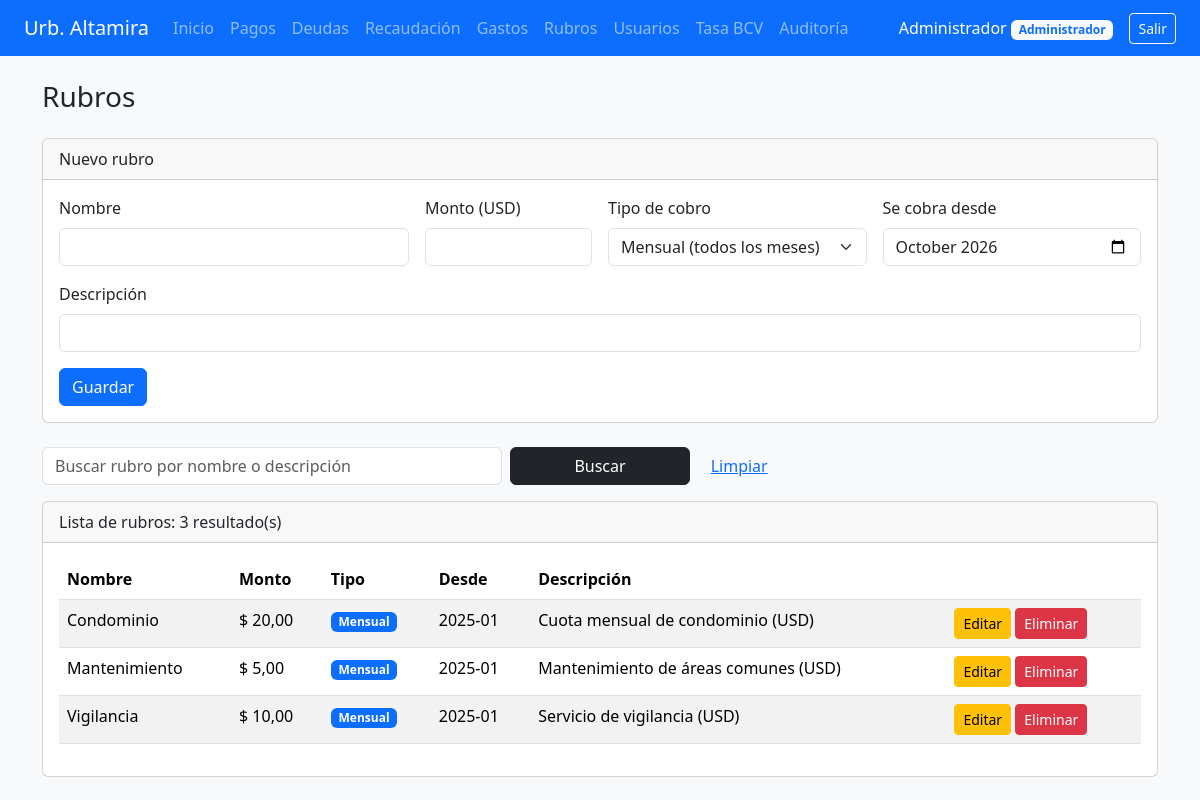
The app's page /index.php?c=rubros (signed in) with its own data.
### tables this page shows
CREATE TABLE rubro (
    id_rubro INT AUTO_INCREMENT PRIMARY KEY,
    nombre VARCHAR(100) NOT NULL,
    monto_base DECIMAL(12,2) NOT NULL,      
    mensual TINYINT(1) NOT NULL DEFAULT 1,  
    cobrar_desde CHAR(7) NOT NULL,          
    descripcion VARCHAR(255),
    fecha_creacion DATETIME DEFAULT CURRENT_TIMESTAMP
);

### controllers/Controller.php (called while the page is built, shortened)
<?php
class Controller
{
    protected function vista($nombre, $datos = [])
    {
        extract($datos);
        require "views/layout/header.php";
        require "views/$nombre.php";
        require "views/layout/footer.php";
    }
}
function esAdmin()
{
    return isset($_SESSION['id_rol']) && $_SESSION['id_rol'] == 1;
}

### controllers/RubrosController.php (called while the page is built, shortened)
<?php
class RubrosController extends Controller
{
    public function index()
    {
        $buscar = trim($_GET['buscar'] ?? '');
        $this->vista("rubros/index", [
            'rubros' => Rubro::todos($buscar),
            'buscar' => $buscar,
            'editar' => isset($_GET['editar']) ? Rubro::buscar($_GET['editar']) : null,
        ]);
    }
}

### index.php (called while the page is built, shortened)
<?php
require_once "controllers/Controller.php";
$a = $_GET['a'] ?? 'index';
$controlador = new $nombreControlador();
$controlador->$a();

### models/Rubro.php (called while the page is built, shortened)
<?php
class Rubro
{
    public static function todos($buscar = "")
    {
        if ($buscar == "") {
            return Conexion::conectar()->query("SELECT * FROM rubro ORDER BY nombre")->fetchAll();
        }
        $stmt = Conexion::conectar()->prepare("SELECT * FROM rubro WHERE nombre LIKE ? OR descripcion LIKE ? ORDER BY nombre");
        $stmt->execute(["%$buscar%", "%$buscar%"]);
        return $stmt->fetchAll();
    }
}

### views/rubros/index.php (the view, shortened to what this page needs)
<h3 class="mb-4">Rubros</h3>
<div class="card mb-4 <?= $editar ? 'border-warning' : '' ?>">
    <div class="card-header"><?= $editar ? "Editar rubro: " . htmlspecialchars($editar['nombre']) : "Nuevo rubro" ?></div>
    <div class="card-body">
        <form method="POST" action="index.php?c=rubros&a=<?= $editar ? 'actualizar' : 'guardar' ?>" class="row g-3">
            <div class="col-md-4">
                <label class="form-label">Nombre</label>
                <input type="text" name="nombre" class="form-control" value="<?= htmlspecialchars($editar['nombre'] ?? '') ?>" required>
            </div>
            <div class="col-md-2">
                <label class="form-label">Monto (USD)</label>
                <input type="number" step="0.01" min="0.01" name="monto_base" class="form-control" value="<?= $editar['monto_base'] ?? '' ?>" required>
            </div>
            <div class="col-md-3">
                <label class="form-label">Tipo de cobro</label>
                <select name="mensual" class="form-select">
                    <option value="1">Mensual (todos los meses)</option>
                </select>
            </div>
            <div class="col-md-3">
                <label class="form-label">Se cobra desde</label>
                <input type="month" name="cobrar_desde" class="form-control" value="<?= $editar['cobrar_desde'] ?? date('Y-m') ?>" required>
            </div>
            <div class="col-md-12">
                <label class="form-label">Descripción</label>
                <input type="text" name="descripcion" class="form-control" value="<?= htmlspecialchars($editar['descripcion'] ?? '') ?>">
            </div>
            <div class="col-12">
                <?php if ($editar) { ?>
                    <button class="btn btn-warning">Guardar cambios</button>
                    <a href="index.php?c=rubros" class="btn btn-secondary">Cancelar</a>
                <?php } else { ?>
                    <button class="btn btn-primary">Guardar</button>
                <?php } ?>
            </div>
        </form>
    </div>
</div>
<form method="GET" action="index.php" class="row g-2 mb-3">
    <div class="col-md-5">
        <input type="text" name="buscar" class="form-control" placeholder="Buscar rubro por nombre o descripción" value="<?= htmlspecialchars($buscar) ?>">
    </div>
    <div class="col-md-2"><button class="btn btn-dark w-100">Buscar</button></div>
    <div class="col-md-2"><a href="index.php?c=rubros" class="btn btn-link">Limpiar</a></div>
</form>
<div class="card">
    <div class="card-header">Lista de rubros: <?= count($rubros) ?> resultado(s)</div>
    <div class="card-body table-responsive">
        <table class="table table-striped">
            <thead><tr><th>Nombre</th><th>Monto</th><th>Tipo</th><th>Desde</th><th>Descripción</th><th></th></tr></thead>
            <tbody>
            <?php foreach ($rubros as $r) { ?>
                <tr>
                    <td><?= htmlspecialchars($r['nombre']) ?></td>
                    <td>$ <?= number_format($r['monto_base'], 2, ',', '.') ?></td>
                    <td><?= $r['mensual'] ? '<span class="badge bg-primary">Mensual</span>' : '<span class="badge bg-secondary">Único</span>' ?></td>
                    <td><?= $r['cobrar_desde'] ?></td>
                    <td><?= htmlspecialchars($r['descripcion'] ?? '') ?></td>
                    <td class="text-nowrap">
                        <a href="index.php?c=rubros&editar=<?= $r['id_rubro'] ?>" class="btn btn-sm btn-warning">Editar</a>
                        <a href="index.php?c=rubros&a=eliminar&id=<?= $r['id_rubro'] ?>" class="btn btn-sm btn-danger"
                           onclick="return confirm('¿Eliminar este rubro?')">Eliminar</a>
                    </td>
                </tr>
            <?php } ?>
            </tbody>
        </table>
    </div>
</div>

### views/layout/header.php (shortened to what this page needs)
<!DOCTYPE html>
<html lang="es">
<head>
    <link href="assets/css/bootstrap.min.css" rel="stylesheet">
</head>
<body class="bg-light">
<nav class="navbar navbar-expand-xl navbar-dark bg-primary mb-4">
    <div class="container-fluid px-4">
        <a class="navbar-brand" href="index.php">Urb. Altamira</a>
        <div class="collapse navbar-collapse" id="menu">
            <ul class="navbar-nav me-auto">
                <li class="nav-item"><a class="nav-link text-nowrap" href="index.php?c=inicio">Inicio</a></li>
                <li class="nav-item"><a class="nav-link text-nowrap" href="index.php?c=pagos">Pagos</a></li>
                <li class="nav-item"><a class="nav-link text-nowrap" href="index.php?c=deudas"><?= esAdmin() ? "Deudas" : "Mi deuda" ?></a></li>
                <?php if (esAdmin()) { ?>
                    <li class="nav-item"><a class="nav-link text-nowrap" href="index.php?c=recaudacion">Recaudación</a></li>
                    <li class="nav-item"><a class="nav-link text-nowrap" href="index.php?c=gastos">Gastos</a></li>
                    <li class="nav-item"><a class="nav-link text-nowrap" href="index.php?c=rubros">Rubros</a></li>
                    <li class="nav-item"><a class="nav-link text-nowrap" href="index.php?c=usuarios">Usuarios</a></li>
                    <li class="nav-item"><a class="nav-link text-nowrap" href="index.php?c=tasa">Tasa BCV</a></li>
                    <li class="nav-item"><a class="nav-link text-nowrap" href="index.php?c=auditoria">Auditoría</a></li>
                <?php } ?>
            </ul>
            <span class="navbar-text text-white text-nowrap me-3">
                <?= htmlspecialchars($_SESSION['nombre']) ?>
                <span class="badge bg-light text-primary"><?= htmlspecialchars($_SESSION['nombre_rol']) ?></span>
            </span>
            <a href="index.php?c=auth&a=logout" class="btn btn-outline-light btn-sm">Salir</a>
        </div>
    </div>
</nav>
<div class="container">

### views/layout/footer.php (shortened to what this page needs)
</div>
</body>
</html>

### records on screen
rubro: nombre "Condominio", monto_base "20,00", mensual "Mensual", cobrar_desde "2025-01", descripcion "Cuota mensual de condominio (USD)"
rubro: nombre "Mantenimiento", monto_base "5,00", mensual "Mensual", cobrar_desde "2025-01", descripcion "Mantenimiento de áreas comunes (USD)"
rubro: nombre "Vigilancia", monto_base "10,00", mensual "Mensual", cobrar_desde "2025-01", descripcion "Servicio de vigilancia (USD)"

### other values on screen
$_SESSION['nombre'] "Administrador"
$_SESSION['nombre_rol'] "Administrador"
count($rubros) "3"
